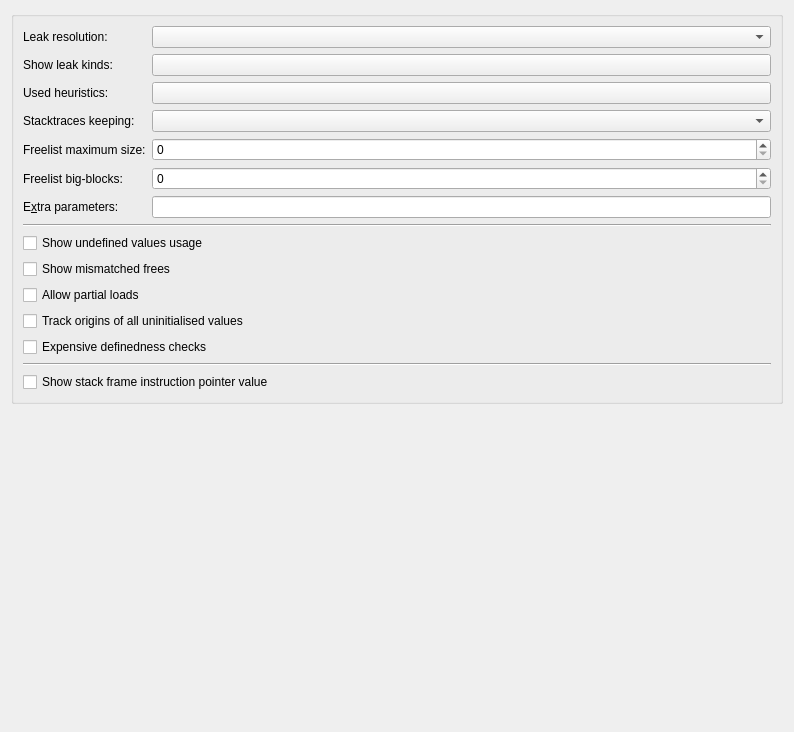
<?xml version="1.0" encoding="UTF-8"?>
<ui version="4.0">
 <class>Valgrind::MemcheckConfigPage</class>
 <widget class="QWidget" name="Valgrind::MemcheckConfigPage">
  <property name="geometry">
   <rect>
    <x>0</x>
    <y>0</y>
    <width>794</width>
    <height>732</height>
   </rect>
  </property>
  <layout class="QVBoxLayout" name="verticalLayout">
   <item>
    <widget class="QGroupBox" name="groupBox">
     <property name="title">
      <string/>
     </property>
     <layout class="QVBoxLayout" name="verticalLayout_2">
      <item>
       <layout class="QFormLayout" name="formLayout">
        <item row="0" column="0">
         <widget class="QLabel" name="leakResolutionLabel">
          <property name="text">
           <string>Leak resolution:</string>
          </property>
         </widget>
        </item>
        <item row="0" column="1">
         <widget class="Valgrind::ComboBox" name="kcfg_leakResolution">
          <property name="toolTip">
           <string>&lt;html&gt;&lt;head/&gt;&lt;body&gt;&lt;p&gt;When doing leak checking, determines how willing Memcheck is to consider different backtraces to be the same for the purposes of merging multiple leaks into a single leak report. When set to &lt;span style=&quot; font-family:'Monospace'; font-weight:600; font-style:italic;&quot;&gt;low&lt;/span&gt;, only the first two entries need match. When &lt;span style=&quot; font-family:'Monospace'; font-weight:600; font-style:italic;&quot;&gt;med&lt;/span&gt;, four entries have to match. When &lt;span style=&quot; font-family:'Monospace'; font-weight:600; font-style:italic;&quot;&gt;high&lt;/span&gt;, all entries need to match.&lt;/p&gt;&lt;p&gt;For hardcore leak debugging, you probably want to use &lt;span style=&quot; font-family:'Monospace'; font-weight:600; font-style:italic;&quot;&gt;--leak-resolution=high&lt;/span&gt; together with &lt;span style=&quot; font-family:'Monospace'; font-weight:600; font-style:italic;&quot;&gt;--num-callers=40&lt;/span&gt; or some such large number.&lt;/p&gt;&lt;p&gt;Note that the &lt;span style=&quot; font-family:'Monospace'; font-weight:600; font-style:italic;&quot;&gt;--leak-resolution&lt;/span&gt; setting does not affect Memcheck's ability to find leaks. It only changes how the results are presented.&lt;/p&gt;&lt;/body&gt;&lt;/html&gt;</string>
          </property>
         </widget>
        </item>
        <item row="1" column="0">
         <widget class="QLabel" name="showLeakKindsLabel">
          <property name="text">
           <string>Show leak kinds:</string>
          </property>
         </widget>
        </item>
        <item row="1" column="1">
         <widget class="MenuButton" name="kcfg_showLeakKinds">
          <property name="toolTip">
           <string>Specifies the leak kinds to show.</string>
          </property>
          <property name="text">
           <string notr="true"/>
          </property>
          <property name="flat">
           <bool>false</bool>
          </property>
         </widget>
        </item>
        <item row="2" column="0">
         <widget class="QLabel" name="leakCheckHeuristicsLabel">
          <property name="text">
           <string>Used heuristics:</string>
          </property>
         </widget>
        </item>
        <item row="2" column="1">
         <widget class="MenuButton" name="kcfg_leakCheckHeuristics">
          <property name="toolTip">
           <string>&lt;html&gt;&lt;head/&gt;&lt;body&gt;&lt;p&gt;Specifies the set of leak check heuristics to be used during leak searches. The heuristics control which interior pointers to a block cause it to be considered as reachable.&lt;/p&gt;&lt;/body&gt;&lt;/html&gt;</string>
          </property>
          <property name="text">
           <string/>
          </property>
         </widget>
        </item>
        <item row="3" column="0">
         <widget class="QLabel" name="keepStacktracesLabel">
          <property name="text">
           <string>Stacktraces keeping:</string>
          </property>
         </widget>
        </item>
        <item row="3" column="1">
         <widget class="Valgrind::ComboBox" name="kcfg_keepStacktraces">
          <property name="toolTip">
           <string>&lt;html&gt;&lt;head/&gt;&lt;body&gt;&lt;p&gt;Controls which stack trace(s) to keep for malloc'd and/or free'd blocks. &lt;/p&gt;&lt;p&gt;With &lt;span style=&quot; font-family:'Monospace'; font-weight:600; font-style:italic;&quot;&gt;alloc-then-free&lt;/span&gt;, a stack trace is recorded at allocation time, and is associated with the block. When the block is freed, a second stack trace is recorded, and this replaces the allocation stack trace. As a result, any &amp;quot;use after free&amp;quot; errors relating to this block can only show a stack trace for where the block was freed. &lt;/p&gt;&lt;p&gt;With &lt;span style=&quot; font-family:'Monospace'; font-weight:600; font-style:italic;&quot;&gt;alloc-and-free&lt;/span&gt;, both allocation and the deallocation stack traces for the block are stored. Hence a &amp;quot;use after free&amp;quot; error will show both, which may make the error easier to diagnose. Compared to &lt;span style=&quot; font-family:'Monospace'; font-weight:600; font-style:italic;&quot;&gt;alloc-then-free&lt;/span&gt;, this setting slightly increases Valgrind's memory use as the block contains two references instead of one. &lt;/p&gt;&lt;p&gt;With &lt;span style=&quot; font-family:'Monospace'; font-weight:600; font-style:italic;&quot;&gt;alloc&lt;/span&gt;, only the allocation stack trace is recorded (and reported). With &lt;span style=&quot; font-family:'Monospace'; font-weight:600; font-style:italic;&quot;&gt;free&lt;/span&gt;, only the deallocation stack trace is recorded (and reported). These values somewhat decrease Valgrind's memory and cpu usage. They can be useful depending on the error types you are searching for and the level of detail you need to analyze them. For example, if you are only interested in memory leak errors, it is sufficient to record the allocation stack traces. &lt;/p&gt;&lt;p&gt;With &lt;span style=&quot; font-family:'Monospace'; font-weight:600; font-style:italic;&quot;&gt;none&lt;/span&gt;, no stack traces are recorded for malloc and free operations. If your program allocates a lot of blocks and/or allocates/frees from many different stack traces, this can significantly decrease cpu and/or memory required. Of course, few details will be reported for errors related to heap blocks. &lt;/p&gt;&lt;p&gt;Note that once a stack trace is recorded, Valgrind keeps the stack trace in memory even if it is not referenced by any block. Some programs (for example, recursive algorithms) can generate a huge number of stack traces. If Valgrind uses too much memory in such circumstances, you can reduce the memory required with the options &lt;span style=&quot; font-family:'Monospace'; font-weight:600; font-style:italic;&quot;&gt;--keep-stacktraces&lt;/span&gt; and/or by using a smaller value for the option &lt;span style=&quot; font-family:'Monospace'; font-weight:600; font-style:italic;&quot;&gt;--num-callers&lt;/span&gt;. &lt;/p&gt;&lt;/body&gt;&lt;/html&gt;</string>
          </property>
         </widget>
        </item>
        <item row="4" column="0">
         <widget class="QLabel" name="freelistVolLabel">
          <property name="text">
           <string>Freelist maximum size:</string>
          </property>
          <property name="buddy">
           <cstring>kcfg_freelistVol</cstring>
          </property>
         </widget>
        </item>
        <item row="4" column="1">
         <widget class="QSpinBox" name="kcfg_freelistVol">
          <property name="toolTip">
           <string>&lt;html&gt;&lt;head/&gt;&lt;body&gt;&lt;p&gt;When the client program releases memory using &lt;span style=&quot; font-family:'Monospace'; font-weight:600; font-style:italic;&quot;&gt;free&lt;/span&gt; (in &lt;span style=&quot; font-family:'Monospace'; font-weight:600; font-style:italic;&quot;&gt;C&lt;/span&gt;) or &lt;span style=&quot; font-family:'Monospace'; font-weight:600; font-style:italic;&quot;&gt;delete&lt;/span&gt; (&lt;span style=&quot; font-family:'Monospace'; font-weight:600; font-style:italic;&quot;&gt;C++&lt;/span&gt;), that memory is not immediately made available for re-allocation. Instead, it is marked inaccessible and placed in a queue of freed blocks. The purpose is to defer as long as possible the point at which freed-up memory comes back into circulation. This increases the chance that Memcheck will be able to detect invalid accesses to blocks for some significant period of time after they have been freed.&lt;/p&gt;&lt;p&gt;This option specifies the maximum total size, in bytes, of the blocks in the queue. The default value is twenty million bytes. Increasing this increases the total amount of memory used by Memcheck but may detect invalid uses of freed blocks which would otherwise go undetected.&lt;/p&gt;&lt;/body&gt;&lt;/html&gt;</string>
          </property>
         </widget>
        </item>
        <item row="5" column="0">
         <widget class="QLabel" name="freelistBigBlocksLabel">
          <property name="text">
           <string>Freelist big-blocks:</string>
          </property>
         </widget>
        </item>
        <item row="5" column="1">
         <widget class="QSpinBox" name="kcfg_freelistBigBlocks">
          <property name="toolTip">
           <string>&lt;html&gt;&lt;head/&gt;&lt;body&gt;&lt;p&gt;When making blocks from the queue of freed blocks available for re-allocation, Memcheck will in priority re-circulate the blocks with a size greater or equal to &lt;span style=&quot; font-family:'Monospace'; font-weight:600; font-style:italic;&quot;&gt;--freelist-big-blocks&lt;/span&gt;. This ensures that freeing big blocks (in particular freeing blocks bigger than &lt;span style=&quot; font-family:'Monospace'; font-weight:600; font-style:italic;&quot;&gt;--freelist-vol&lt;/span&gt;) does not immediately lead to a re-circulation of all (or a lot of) the small blocks in the free list. In other words, this option increases the likelihood to discover dangling pointers for the &amp;quot;small&amp;quot; blocks, even when big blocks are freed.&lt;/p&gt;&lt;p&gt;Setting a value of 0 means that all the blocks are re-circulated in a FIFO order.&lt;/p&gt;&lt;/body&gt;&lt;/html&gt;</string>
          </property>
         </widget>
        </item>
        <item row="6" column="0">
         <widget class="QLabel" name="extraArgsLabel">
          <property name="text">
           <string>E&amp;xtra parameters:</string>
          </property>
          <property name="buddy">
           <cstring>kcfg_extraArgs</cstring>
          </property>
         </widget>
        </item>
        <item row="6" column="1">
         <widget class="QLineEdit" name="kcfg_extraArgs">
          <property name="clearButtonEnabled">
           <bool>true</bool>
          </property>
         </widget>
        </item>
       </layout>
      </item>
      <item>
       <widget class="Line" name="line">
        <property name="orientation">
         <enum>Qt::Horizontal</enum>
        </property>
       </widget>
      </item>
      <item>
       <widget class="QCheckBox" name="kcfg_undefValueErrors">
        <property name="enabled">
         <bool>true</bool>
        </property>
        <property name="toolTip">
         <string>&lt;html&gt;&lt;head/&gt;&lt;body&gt;&lt;p&gt;Controls whether Memcheck reports uses of undefined value errors. Set this to &lt;span style=&quot; font-family:'Monospace'; font-weight:600; font-style:italic;&quot;&gt;no&lt;/span&gt; if you don't want to see undefined value errors. It also has the side effect of speeding up Memcheck somewhat.&lt;/p&gt;&lt;/body&gt;&lt;/html&gt;</string>
        </property>
        <property name="text">
         <string>Show undefined values usage</string>
        </property>
        <property name="checked">
         <bool>false</bool>
        </property>
       </widget>
      </item>
      <item>
       <widget class="QCheckBox" name="kcfg_showMismatchedFrees">
        <property name="toolTip">
         <string>&lt;html&gt;&lt;head/&gt;&lt;body&gt;&lt;p&gt;When enabled, Memcheck checks that heap blocks are deallocated using a function that matches the allocating function. That is, it expects &lt;span style=&quot; font-family:'Monospace'; font-weight:600; font-style:italic;&quot;&gt;free&lt;/span&gt; to be used to deallocate blocks allocated by &lt;span style=&quot; font-family:'Monospace'; font-weight:600; font-style:italic;&quot;&gt;malloc&lt;/span&gt;, &lt;span style=&quot; font-family:'Monospace'; font-weight:600; font-style:italic;&quot;&gt;delete&lt;/span&gt; for blocks allocated by &lt;span style=&quot; font-family:'Monospace'; font-weight:600; font-style:italic;&quot;&gt;new&lt;/span&gt;, and &lt;span style=&quot; font-family:'Monospace'; font-weight:600; font-style:italic;&quot;&gt;delete[]&lt;/span&gt; for blocks allocated by &lt;span style=&quot; font-family:'Monospace'; font-weight:600; font-style:italic;&quot;&gt;new[]&lt;/span&gt;. If a mismatch is detected, an error is reported. This is in general important because in some environments, freeing with a non-matching function can cause crashes.&lt;/p&gt;&lt;p&gt;There is however a scenario where such mismatches cannot be avoided. That is when the user provides implementations of &lt;span style=&quot; font-family:'Monospace'; font-weight:600; font-style:italic;&quot;&gt;new&lt;/span&gt;/&lt;span style=&quot; font-family:'Monospace'; font-weight:600; font-style:italic;&quot;&gt;new[]&lt;/span&gt; that call &lt;span style=&quot; font-family:'Monospace'; font-weight:600; font-style:italic;&quot;&gt;malloc&lt;/span&gt; and of &lt;span style=&quot; font-family:'Monospace'; font-weight:600; font-style:italic;&quot;&gt;delete&lt;/span&gt;/&lt;span style=&quot; font-family:'Monospace'; font-weight:600; font-style:italic;&quot;&gt;delete[]&lt;/span&gt; that call &lt;span style=&quot; font-family:'Monospace'; font-weight:600; font-style:italic;&quot;&gt;free&lt;/span&gt;, and these functions are asymmetrically inlined. For example, imagine that &lt;span style=&quot; font-family:'Monospace'; font-weight:600; font-style:italic;&quot;&gt;delete[]&lt;/span&gt; is inlined but &lt;span style=&quot; font-family:'Monospace'; font-weight:600; font-style:italic;&quot;&gt;new[]&lt;/span&gt; is not. The result is that Memcheck &amp;quot;sees&amp;quot; all &lt;span style=&quot; font-family:'Monospace'; font-weight:600; font-style:italic;&quot;&gt;delete[]&lt;/span&gt; calls as direct calls to &lt;span style=&quot; font-family:'Monospace'; font-weight:600; font-style:italic;&quot;&gt;free&lt;/span&gt;, even when the program source contains no mismatched calls.&lt;/p&gt;&lt;p&gt;This causes a lot of confusing and irrelevant error reports. &lt;span style=&quot; font-family:'Monospace'; font-weight:600; font-style:italic;&quot;&gt;--show-mismatched-frees=no&lt;/span&gt; disables these checks. It is not generally advisable to disable them, though, because you may miss real errors as a result.&lt;/p&gt;&lt;/body&gt;&lt;/html&gt;</string>
        </property>
        <property name="text">
         <string>Show mismatched frees</string>
        </property>
       </widget>
      </item>
      <item>
       <widget class="QCheckBox" name="kcfg_partialLoadsOk">
        <property name="toolTip">
         <string>&lt;html&gt;&lt;head/&gt;&lt;body&gt;&lt;p&gt;Controls how Memcheck handles 32-, 64-, 128- and 256-bit naturally aligned loads from addresses for which some bytes are addressable and others are not. When &lt;span style=&quot; font-family:'Monospace'; font-weight:600; font-style:italic;&quot;&gt;yes&lt;/span&gt;, such loads do not produce an address error. Instead, loaded bytes originating from illegal addresses are marked as uninitialised, and those corresponding to legal addresses are handled in the normal way.&lt;/p&gt;&lt;p&gt;When &lt;span style=&quot; font-family:'Monospace'; font-weight:600; font-style:italic;&quot;&gt;no&lt;/span&gt;, loads from partially invalid addresses are treated the same as loads from completely invalid addresses: an illegal-address error is issued, and the resulting bytes are marked as initialised.&lt;/p&gt;&lt;p&gt;Note that code that behaves in this way is in violation of the ISO C/C++ standards, and should be considered broken. If at all possible, such code should be fixed.&lt;/p&gt;&lt;/body&gt;&lt;/html&gt;</string>
        </property>
        <property name="text">
         <string>Allow partial loads</string>
        </property>
       </widget>
      </item>
      <item>
       <widget class="QCheckBox" name="kcfg_trackOrigins">
        <property name="toolTip">
         <string>&lt;html&gt;&lt;head/&gt;&lt;body&gt;&lt;p&gt;Controls whether Memcheck tracks the origin of uninitialised values. By default, it does not, which means that although it can tell you that an uninitialised value is being used in a dangerous way, it cannot tell you where the uninitialised value came from. This often makes it difficult to track down the root problem.&lt;/p&gt;&lt;p&gt;When set to &lt;span style=&quot; font-family:'Monospace'; font-weight:600; font-style:italic;&quot;&gt;yes&lt;/span&gt;, Memcheck keeps track of the origins of all uninitialised values. Then, when an uninitialised value error is reported, Memcheck will try to show the origin of the value. An origin can be one of the following four places: a heap block, a stack allocation, a client request, or miscellaneous other sources (eg, a call to &lt;span style=&quot; font-family:'Monospace'; font-weight:600; font-style:italic;&quot;&gt;brk&lt;/span&gt;).&lt;/p&gt;&lt;p&gt;For uninitialised values originating from a heap block, Memcheck shows where the block was allocated. For uninitialised values originating from a stack allocation, Memcheck can tell you which function allocated the value, but no more than that -- typically it shows you the source location of the opening brace of the function. So you should carefully check that all of the function's local variables are initialised properly. &lt;/p&gt;&lt;p&gt;Performance overhead: origin tracking is expensive. It halves Memcheck's speed and increases memory use by a minimum of 100MB, and possibly more. Nevertheless it can drastically reduce the effort required to identify the root cause of uninitialised value errors, and so is often a programmer productivity win, despite running more slowly. &lt;/p&gt;&lt;p&gt;Accuracy: Memcheck tracks origins quite accurately. To avoid very large space and time overheads, some approximations are made. It is possible, although unlikely, that Memcheck will report an incorrect origin, or not be able to identify any origin. &lt;/p&gt;&lt;p&gt;Note that the combination &lt;span style=&quot; font-family:'Monospace'; font-weight:600; font-style:italic;&quot;&gt;--track-origins=yes&lt;/span&gt; and &lt;span style=&quot; font-family:'Monospace'; font-weight:600; font-style:italic;&quot;&gt;--undef-value-errors=no&lt;/span&gt; is nonsensical. Memcheck checks for and rejects this combination at startup.&lt;/p&gt;&lt;/body&gt;&lt;/html&gt;</string>
        </property>
        <property name="text">
         <string>Track origins of all uninitialised values</string>
        </property>
       </widget>
      </item>
      <item>
       <widget class="QCheckBox" name="kcfg_expensiveDefinednessChecks">
        <property name="toolTip">
         <string>&lt;html&gt;&lt;head/&gt;&lt;body&gt;&lt;p&gt;Controls whether Memcheck should employ more precise but also more expensive (time consuming) algorithms when checking the definedness of a value. The default setting is not to do that and it is usually sufficient. However, for highly optimised code valgrind may sometimes incorrectly complain. Invoking valgrind with &lt;span style=&quot; font-family:'Monospace'; font-weight:600; font-style:italic;&quot;&gt;--expensive-definedness-checks=yes&lt;/span&gt; helps but comes at a performance cost. Runtime degradation of 25% have been observed but the extra cost depends a lot on the application at hand.&lt;/p&gt;&lt;/body&gt;&lt;/html&gt;</string>
        </property>
        <property name="text">
         <string>Expensive definedness checks</string>
        </property>
       </widget>
      </item>
      <item>
       <widget class="Line" name="line_2">
        <property name="orientation">
         <enum>Qt::Horizontal</enum>
        </property>
       </widget>
      </item>
      <item>
       <widget class="QCheckBox" name="kcfg_showInstructionPointer">
        <property name="text">
         <string>Show stack frame instruction pointer value</string>
        </property>
       </widget>
      </item>
     </layout>
    </widget>
   </item>
   <item>
    <spacer>
     <property name="orientation">
      <enum>Qt::Vertical</enum>
     </property>
     <property name="sizeHint" stdset="0">
      <size>
       <width>20</width>
       <height>71</height>
      </size>
     </property>
    </spacer>
   </item>
  </layout>
 </widget>
 <customwidgets>
  <customwidget>
   <class>MenuButton</class>
   <extends>QPushButton</extends>
   <header>core/widgets/menubutton.h</header>
  </customwidget>
  <customwidget>
   <class>Valgrind::ComboBox</class>
   <extends>QComboBox</extends>
   <header>core/widgets/combobox.h</header>
  </customwidget>
 </customwidgets>
 <tabstops>
  <tabstop>kcfg_leakResolution</tabstop>
  <tabstop>kcfg_showLeakKinds</tabstop>
  <tabstop>kcfg_leakCheckHeuristics</tabstop>
  <tabstop>kcfg_keepStacktraces</tabstop>
  <tabstop>kcfg_freelistVol</tabstop>
  <tabstop>kcfg_freelistBigBlocks</tabstop>
  <tabstop>kcfg_extraArgs</tabstop>
  <tabstop>kcfg_undefValueErrors</tabstop>
  <tabstop>kcfg_showMismatchedFrees</tabstop>
  <tabstop>kcfg_partialLoadsOk</tabstop>
  <tabstop>kcfg_trackOrigins</tabstop>
  <tabstop>kcfg_expensiveDefinednessChecks</tabstop>
  <tabstop>kcfg_showInstructionPointer</tabstop>
 </tabstops>
 <resources/>
 <connections/>
</ui>
